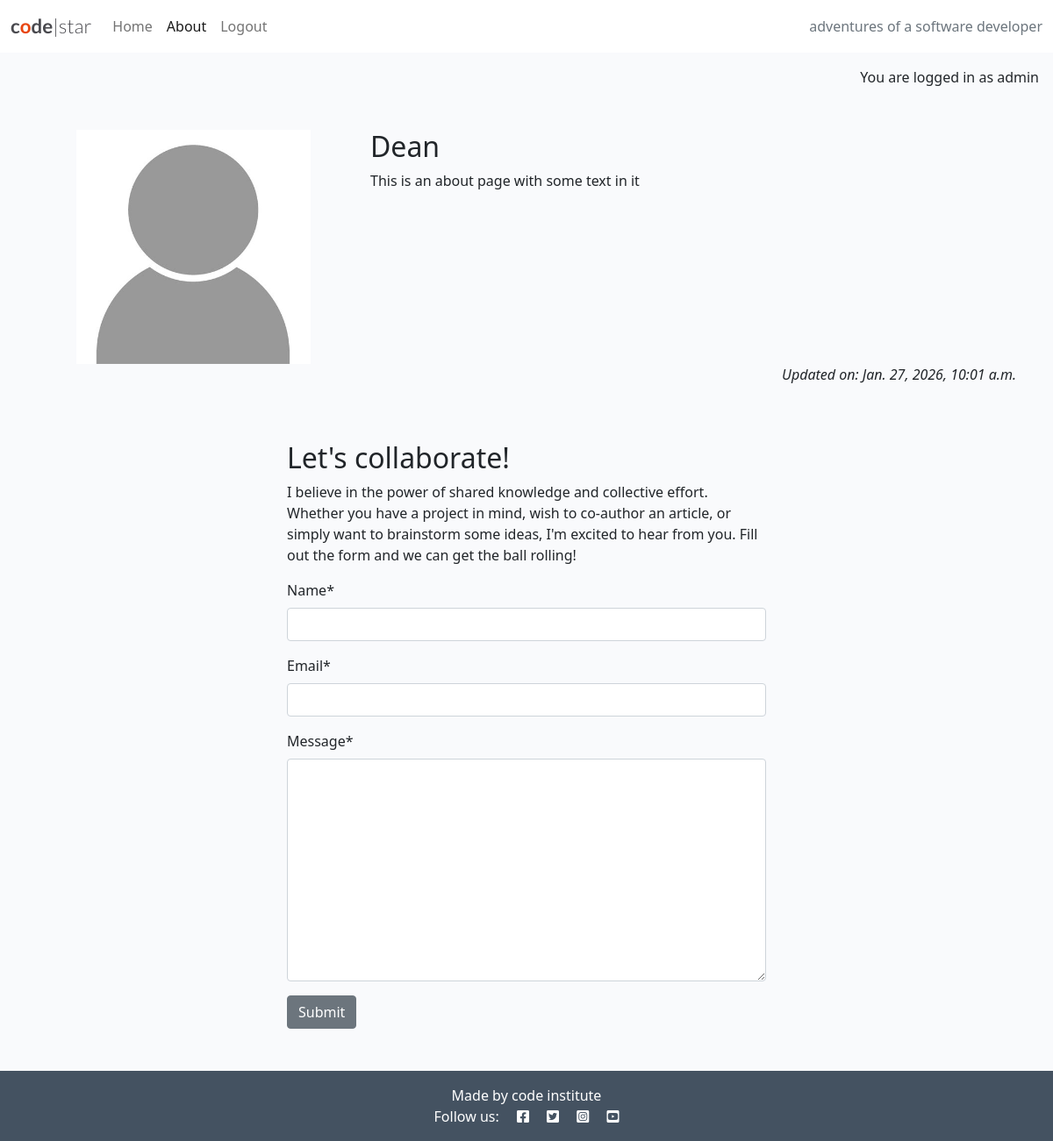
The page /about/ (signed in) on the database its author committed.
### about/models.py (models this page shows, shortened)
class About(models.Model):
    title = models.CharField(max_length=200)
    updated_on = models.DateTimeField(auto_now=True)
    content = models.TextField()

### about/views.py (the view)
# urls.py: path('', views.about_me, name='about'),
def about_me(request):
    about = About.objects.all().order_by('-updated_on').first()
    if request.method == "POST":
        collaborate_form = CollaborateForm(data=request.POST)
        if collaborate_form.is_valid():
            collaborate_request = collaborate_form.save(commit=False)
            collaborate_request.read = False
            collaborate_request.save()
            messages.add_message(
                request, messages.SUCCESS,
                'Collaboration request received! I endeavor to respond within 2 working days.'
            )
            collaborate_form = CollaborateForm()
        else:
            collaborate_form = CollaborateForm()
    else:
        collaborate_form = CollaborateForm()
    return render(
        request,
        "about/about.html",
        {"about": about,
        "collaborate_form": collaborate_form},
    )

### about/forms.py
class CollaborateForm(forms.ModelForm):
    class Meta:
        model = CollaborateRequest
        fields = ('name', 'email', 'message')

### about/templates/about/about.html (shortened to what this page needs)
{% extends 'base.html' %}
{% load static %}
{% load crispy_forms_tags %}
{% block content %}
<div class="container mt-5">
    <div class="row">
        <div class="col-12 col-md-4 text-center">
            <img src="{% static 'images/nobody.jpg' %}" width="75%">
        </div>
        <div class="col-12 col-md-8">
            <h2>{{ about.title }}</h2>
            {{ about.content | safe }}
        </div>
    </div>
    <div class="row">
        <div class="col text-right">
          <p class="text-end"><em>Updated on: {{ about.updated_on }}</em></p>
        </div>
    </div>
    <div class="row justify-content-center">
        <div class="col-12 col-md-6 my-5">
            <h2>Let's collaborate!</h2>
            <p>I believe in the power of shared knowledge and collective effort.
                Whether you have a project in mind, wish to co-author
                an article, or simply want to brainstorm some ideas,
                I'm excited to hear from you. Fill out the form
                and we can get the ball rolling!</p>
      <form method="post">
        {{ collaborate_form | crispy }}
        <button class="btn btn-secondary"
          type="submit">Submit</button>
      </form>
    </div>
  </div>
</div>
{% endblock content %}

### templates/base.html (shortened to what this page needs)
{% load static %}
{% url 'home' as home_url %}
{% url 'about' as about_url %}
{% url 'account_login' as login_url %}
{% url 'account_signup' as signup_url %}
{% url 'account_logout' as logout_url %}
<!DOCTYPE html>
<html class="h-100" lang="en">
<head>
    <link rel="stylesheet" href="https://cdnjs.cloudflare.com/ajax/libs/font-awesome/5.15.3/css/all.min.css">
    <link href="https://cdn.jsdelivr.net/npm/bootstrap@5.0.1/dist/css/bootstrap.min.css" rel="stylesheet"
>
    <link rel="stylesheet" href="{% static 'css/style.css' %}">
</head>
<body class="d-flex flex-column h-100 main-bg">
    <nav class="navbar navbar-expand-lg navbar-light bg-white">
        <div class="container-fluid">
            <a class="navbar-brand" href="{% url 'home' %}"><span class="brand">c<span class="red-o">o</span>de<span
                        class="thin">|star</span></span></a>
            <div class="collapse navbar-collapse" id="navbarText">
                <ul class="navbar-nav me-auto mb-2 mb-lg-0">
                    <li class="nav-item">
                        <a class="nav-link {% if request.path == home_url %}active{% endif %}" aria-current="page"
                            href="{%  url 'home'  %}">Home</a>
                    </li>
                    <li class="nav-item">
              <a
                class="nav-link
                {% if request.path == about_url %}active{%endif%}"
                aria-current="page"
                href="{% url 'about' %}"
                >About</a
              >
            </li>
            {% if user.is_authenticated %}
<li class="nav-item">
	<a class="nav-link {% if request.path == logout_url %}active{% endif %}" aria-current="page" href="{% url 'account_logout' %}">Logout</a>
</li>
{% endif %}
                </ul>
                <span class="navbar-text text-muted">
                    adventures of a software developer
                </span>
            </div>
        </div>
    </nav>
    <main class="flex-shrink-0 main-bg">
            {% if user.is_authenticated %}
    <p class="text-end m-3">You are logged in as {{ user }}</p>
    {% else %}
    <p class="text-end m-3">You are not logged in</p>
    {% endif %}
        {% block content %}{% endblock content %}
    </main>
    <footer class="footer mt-auto py-3 dark-bg">
        <p class="m-0 text-center text-white">{% block copyright %} Made by code institute        {% endblock copyright %}</p>
        <p class="m-0 text-center text-white">Follow us: <i class="fab fa-facebook-square ms-3"></i>
            <i class="fab fa-twitter-square ms-3"></i>
            <i class="fab fa-instagram-square ms-3"></i>
            <i class="fab fa-youtube-square ms-3"></i>
        </p>
    </footer>
</body>
</html>

### static/css/style.css (style rules this page uses)
body { background-color: #F9FAFC; }
.brand { font-family: Lato, sans-serif; font-size: 1.4rem; font-weight: 700; color: #4A4A4F; }
.red-o { color: #E84610; }
.thin { font-weight: 300; }
.dark-bg { background-color: #445261; }
.main-bg { background-color: #F9FAFC; }

### rows shown on the page
About: title "Dean", content "This is an about page with some text in it", updated_on "Jan. 27, 2026, 10:01 a.m."

### other values the page prints
{{ user }} "admin"
